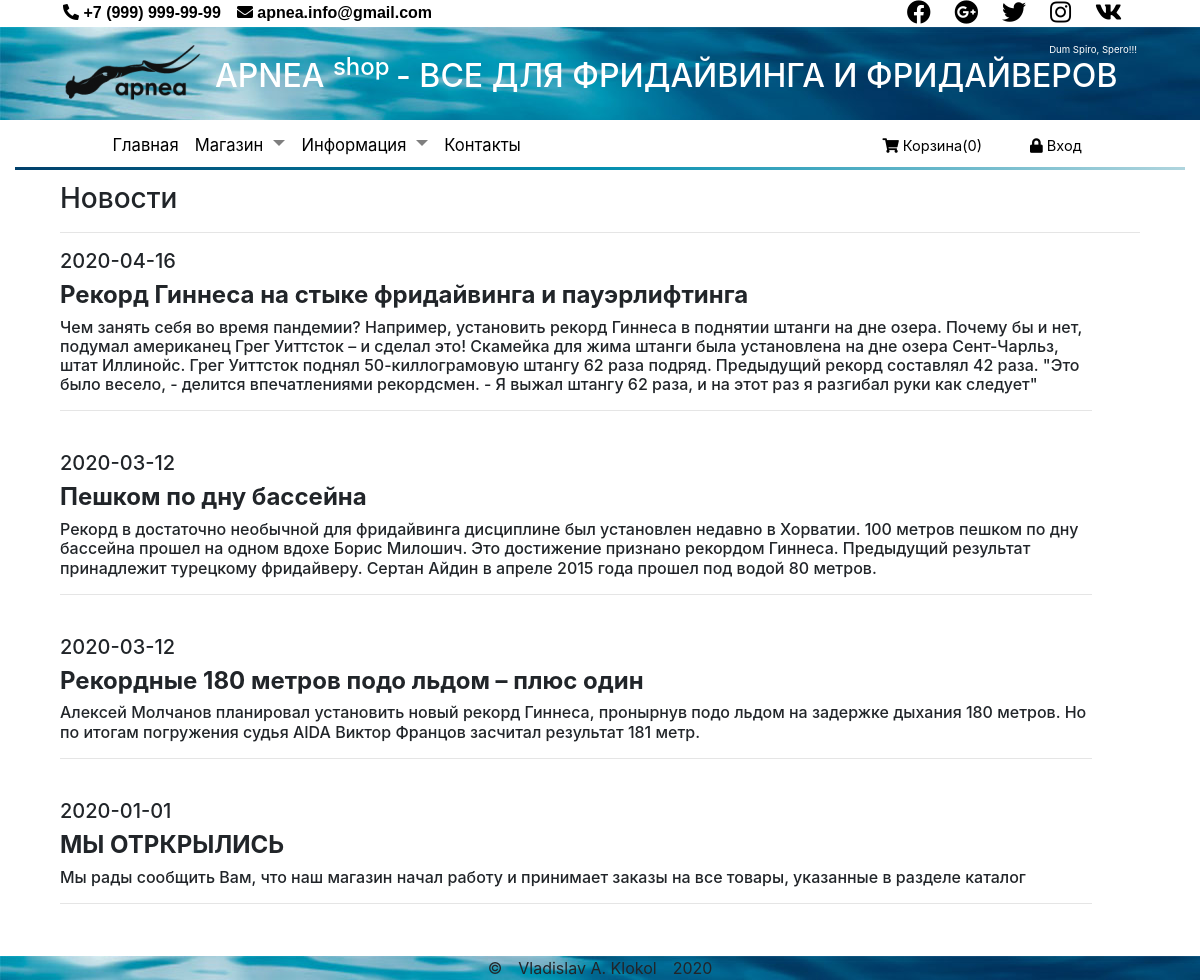
Screenshot of /views/service/news.php/?id=5 with the database file from the repository.
### tables this page shows
CREATE TABLE `news` (
  `id` int(10) UNSIGNED NOT NULL,
  `date` date NOT NULL,
  `title` varchar(1024) NOT NULL,
  `new` text NOT NULL
);

### module/pdo_query.php (called while the page is built, shortened)
<?php
function getTable(object $pdo, string $table, string $where = "1", $sort = "", $limit = ""): array
{
    $sql = "SELECT * FROM `$table`
    WHERE " . ($where == "" ? 1 : "$where")
        . ($sort == "" ? "" : " ORDER BY $sort")
        . ($limit == "" ? "" : " LIMIT $limit");
    $stmt = $pdo->prepare($sql);
    $stmt->execute();
    return $stmt->fetchAll();
}

### views/service/news.php (the view, shortened to what this page needs)
<?php
require $_SERVER['DOCUMENT_ROOT'] . '/views/layouts/index.php';
$news = getTable($pdo, "news","", "`date` DESC");
require  $_SERVER['DOCUMENT_ROOT'] . '/views/layouts/header.php';
?>
<h3>Новости</h3>
<hr>
<?php
    foreach ($news as $new) { ?>
        <div class="pr-5">
                <div class="h5"><?= $new['date'] ?></div>
                <div class="h4"><strong><?= $new['title'] ?></strong></div>
                <div class="h6"><?= $new['new']  ?></div>
                <hr>
        </div>
        <br>
    <?php } ?>
<?php require $_SERVER['DOCUMENT_ROOT'] . '/views/layouts/footer.php';

### rows the page displays
news: date "2020-04-16", title "Рекорд Гиннеса на стыке фридайвинга и пауэрлифтинга", new "Чем занять себя во время пандемии? Например, установить рекорд Гиннеса в поднятии штанги на дне озера. Почему бы и нет, подумал американец Грег Уиттсток – и сделал это! Скамейка для жима штанги была установлена на дне озера Сент-Чарльз, штат Иллинойс. Грег Уиттсток поднял 50-киллограмовую штангу 62 раза подряд. Предыдущий рекорд составлял 42 раза. \"Это было весело, - делится впечатлениями рекордсмен. - Я выжал штангу 62 раза, и на этот раз я разгибал руки как следует\""
news: date "2020-03-12", title "Пешком по дну бассейна", new "Рекорд в достаточно необычной для фридайвинга дисциплине был установлен недавно в Хорватии. 100 метров пешком по дну бассейна прошел на одном вдохе Борис Милошич. Это достижение признано рекордом Гиннеса. Предыдущий результат принадлежит турецкому фридайверу. Сертан Айдин в апреле 2015 года прошел под водой 80 метров."
news: date "2020-03-12", title "Рекордные 180 метров подо льдом – плюс один", new "Алексей Молчанов планировал установить новый рекорд Гиннеса, пронырнув подо льдом на задержке дыхания 180 метров. Но по итогам погружения судья AIDA Виктор Францов засчитал результат 181 метр."
news: date "2020-01-01", title "МЫ ОТРКРЫЛИСЬ", new "Мы рады сообщить Вам, что наш магазин начал работу и принимает заказы на все товары, указанные в разделе каталог"

### other values shown
$inBasket "0"
